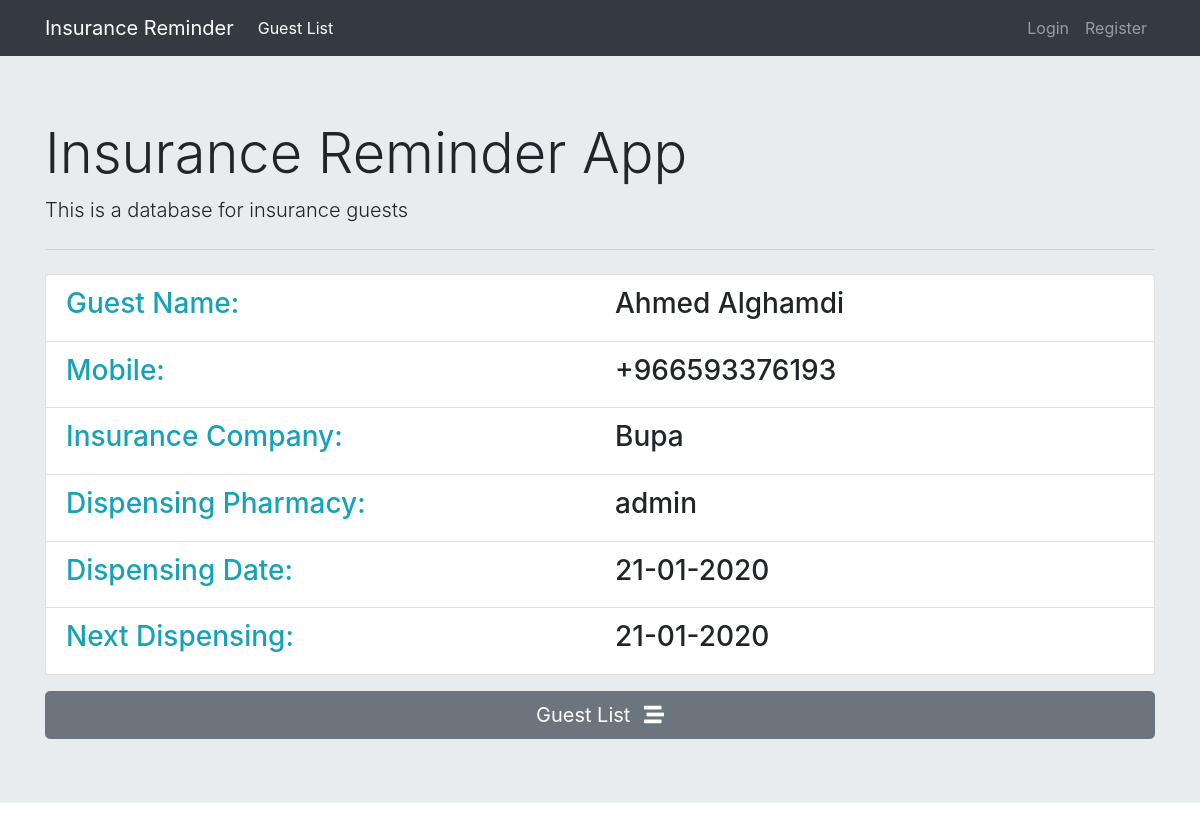
/detail/1/, run on an earlier commit of the app's database.
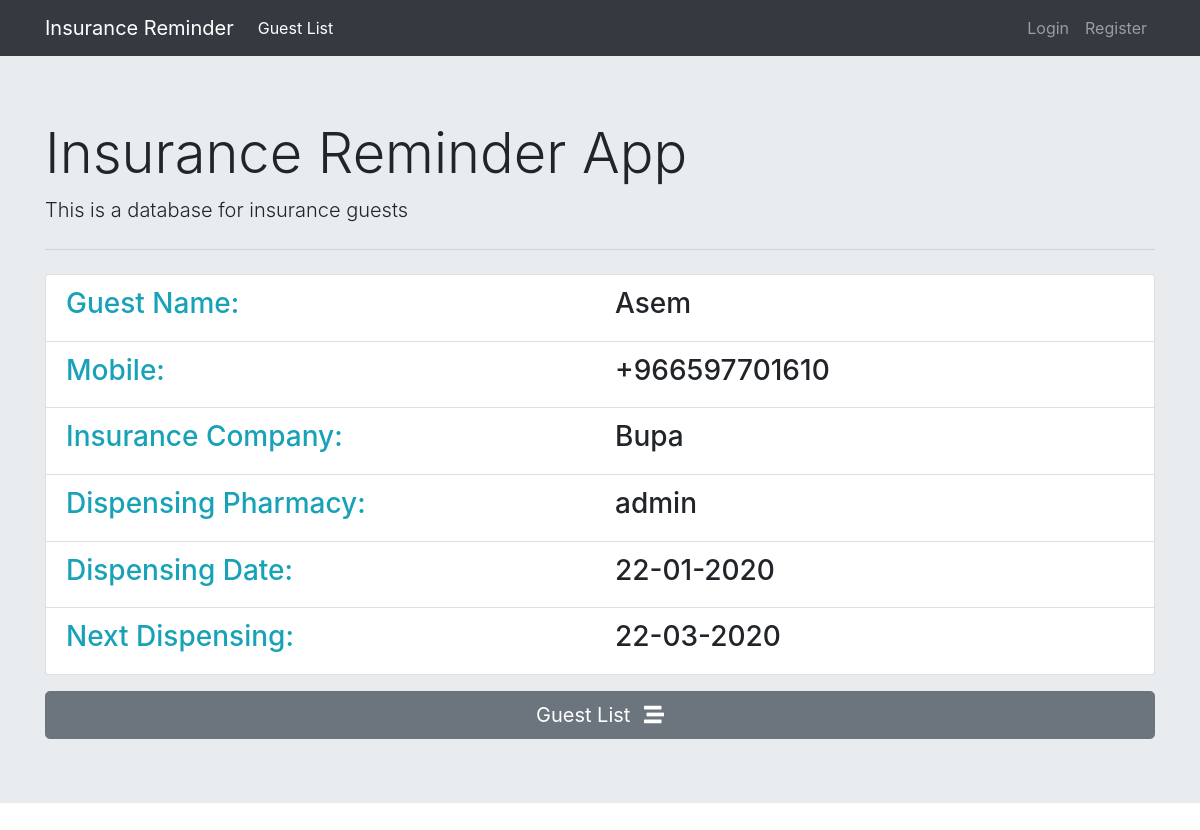
And on a later commit of the database.
### guest_registeration/models.py (models this page shows, shortened)
class Guest(models.Model):
    INSURANCE_COMPANIES = (
        ('Bupa', 'Bupa'),
        ('MedGulf', 'MedGulf'),
        ('MedNet', 'MedNet'),
        ('Tawnyia', 'Tawnyia'),
        ('Saudi Enaya', 'Saudi Enaya'),
    )
    fullname = models.CharField(max_length=250, verbose_name='Full Name')
    mobile = PhoneNumberField(verbose_name='Mobile No.')
    insurance_company = models.CharField(
        max_length=30, choices=INSURANCE_COMPANIES, verbose_name='Insurance Company', default='bupa')
    dipensing_date = models.DateField(verbose_name='Dispensing Date')
    next_dispensing = models.DateField(verbose_name='Next Dispensing Date')
    dispensing_pharmacy = models.ForeignKey(User, on_delete=models.CASCADE)

### guest_registeration/views.py (the view)
# urls.py: path('detail/<int:id>/', guest_detail, name='guest_detail'),
def guest_detail(request, id):
    context = {'guest': Guest.objects.get(pk=id)}
    return render(request, 'guest_registeration/detail.html', context)

### guest_registeration/templates/guest_registeration/detail.html (shortened to what this page needs)
{% extends 'guest_registeration/base.html' %}
{% block content %}
    <ul class="list-group">
        <li class="list-group-item">
            <div class="row">
                <div class="col-md-6"><h3 class="text-info">Guest Name:</h3></div>
                <div class="col-md-6"><h3>{{ guest.fullname }}</h3></div>
            </div>
        </li>
        <li class="list-group-item">
            <div class="row">
                <div class="col-md-6"><h3 class="text-info">Mobile:</h3></div>
                <div class="col-md-6"><h3>{{ guest.mobile }}</h3></div>
            </div>
        </li>
        <li class="list-group-item">
            <div class="row">
                <div class="col-md-6"><h3 class="text-info">Insurance Company:</h3></div>
                <div class="col-md-6"><h3>{{ guest.insurance_company }}</h3></div>
            </div>
        </li>
        <li class="list-group-item">
            <div class="row">
                <div class="col-md-6"><h3 class="text-info">Dispensing Pharmacy:</h3></div>
                <div class="col-md-6"><h3>{{ guest.dispensing_pharmacy }}</h3></div>
            </div>
        </li>
        <li class="list-group-item">
            <div class="row">
                <div class="col-md-6"><h3 class="text-info">Dispensing Date:</h3></div>
                <div class="col-md-6"><h3>{{ guest.dipensing_date|date:"d-m-Y" }}</h3></div>
            </div>
        </li>
        <li class="list-group-item">
            <div class="row">
                <div class="col-md-6"><h3 class="text-info">Next Dispensing:</h3></div>
                <div class="col-md-6"><h3>{{ guest.next_dispensing|date:"d-m-Y" }}</h3></div>
            </div>
        </li>
    </ul>
    <div class="row">
        <div class="col-md 12">
            <a href="{% url 'guest_registeration:guest_list' %}" class="btn btn-secondary btn-block btn-lg mt-3">
                Guest List <i class="fas fa-stream ml-2"></i>
            </a>
        </div>
    </div>
{% endblock content %}

What changed in the data, as far as the page shows it:
changed Guest "Bupa": fullname "Ahmed Alghamdi" → "Asem"; mobile "+966593376193" → "+966597701610"; dipensing_date "21-01-2020" → "22-01-2020"; next_dispensing "21-01-2020" → "22-03-2020"
